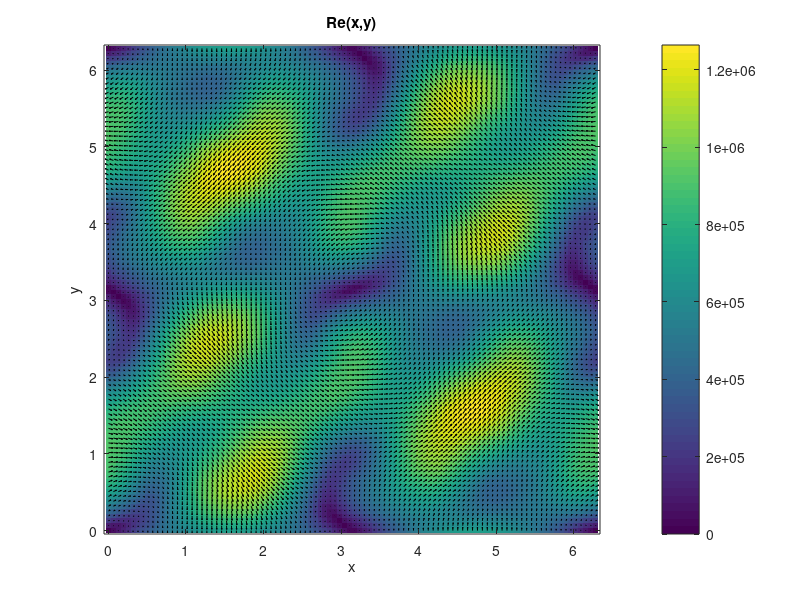

The MATLAB source for this figure:
[x,y] = meshgrid(linspace(0,2*pi,100));
rho = 7900;
mu = 1e-1;

L = sqrt(max(max(x))^2 + max(max(y))^2);

u =  sin(y) + 0.5*cos(3*x).*sin(2*y);
v = -sin(x) + 0.5*sin(3*y).*cos(2*x);


speed = sqrt(u.^2 + v.^2);
Re = rho * speed .* L / mu;

figure
imagesc(x(1,:), y(:,1), Re)
set(gca,'YDir','normal')
colorbar
xlabel('x')
ylabel('y')
title('Re(x,y)')

hold on
quiver(x,y,u,v,'k')
hold off
